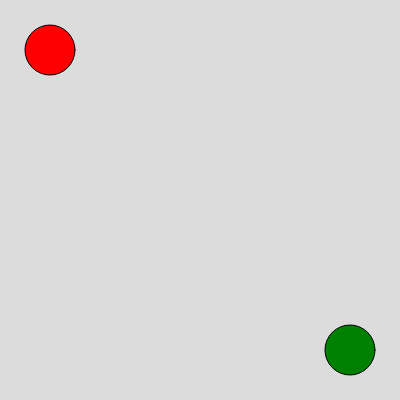
Frame 1 (no input)
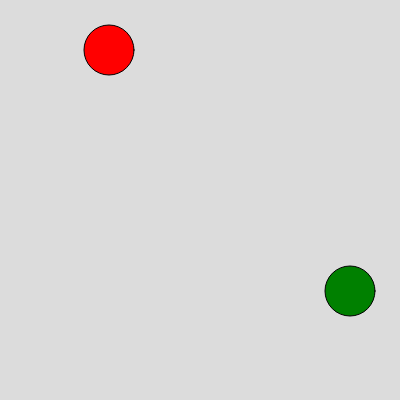
Frame 60 (no input)
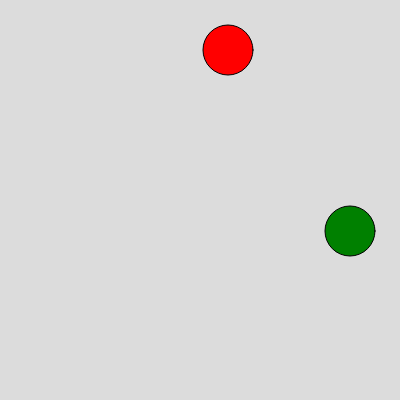
Frame 120 (the mouse pressed at the canvas centre since frame 60)

The p5.js sketch that drew these frames (run headless with seeded random() and noise() and a simulated clock; from frame 60 on, the mouse is pressed at the canvas centre):

// p5.js sketch
// ── sketch.js
//version two updated 
let speed_yellow = 1;
let speed_green = 1;
let x_yellow = 50;
let y_green = 350;
let color_yellow="red"
// color changed to "red"
function setup() {
  createCanvas(400, 400);
}

function draw() {
  background(220);
  
fill("orange");
  
  fill("green");
  circle(350, y_green, 50); // Green circle
  y_green = y_green - speed_green;

  // Reflection logic
  if (y_green < 0 || y_green > 400) {
    speed_green = -speed_green;
  }
  // if condition  not met else  to do another action 
  //else {console.log("do nothing")}

  fill(color_yellow);
  circle(x_yellow, 50, 50); // Yellow circle
  x_yellow = x_yellow + speed_yellow;
  
  if (x_yellow > 400 || x_yellow < 0) {
    x_yellow = 50;
   }
}
//Event Handling: The computer notices the click and does something, like changing the background color.

function mousePressed() {
  console.log("mouse is pressed");
  speed_yellow = 2;
}
function keyPressed(){
  
}
